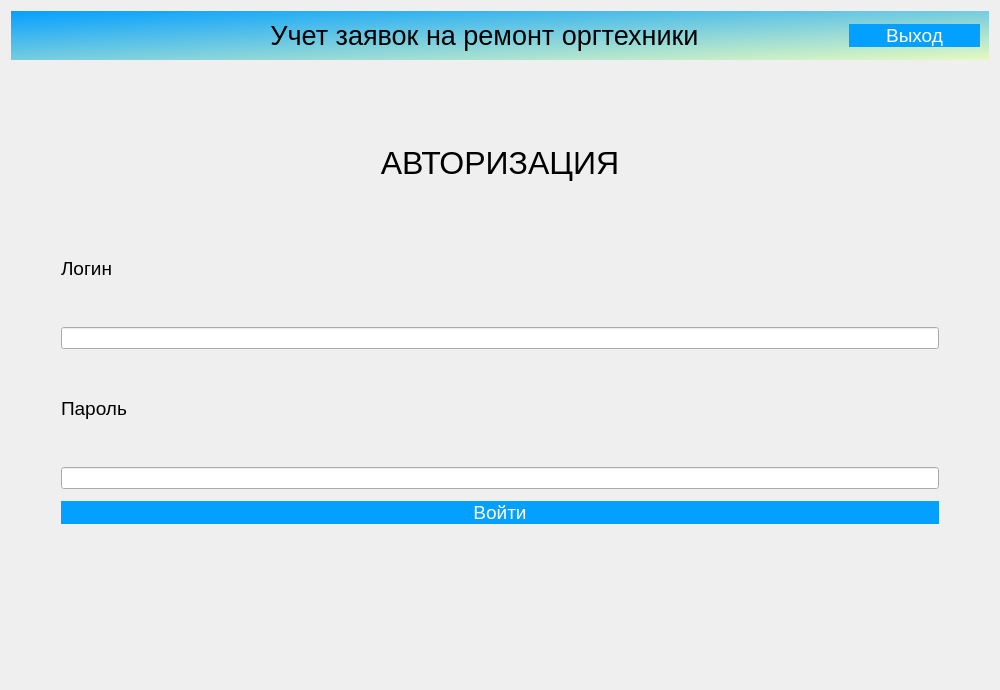
<?xml version="1.0" encoding="UTF-8"?>
<ui version="4.0">
 <class>Dialog</class>
 <widget class="QDialog" name="Dialog">
  <property name="geometry">
   <rect>
    <x>0</x>
    <y>0</y>
    <width>1000</width>
    <height>690</height>
   </rect>
  </property>
  <property name="minimumSize">
   <size>
    <width>1000</width>
    <height>600</height>
   </size>
  </property>
  <property name="windowTitle">
   <string>Учет заявок на ремонт оргтехники</string>
  </property>
  <property name="windowIcon">
   <iconset theme="accessories-dictionary">
    <selectedon>../../../../../logo.png</selectedon>
   </iconset>
  </property>
  <property name="toolTipDuration">
   <number>0</number>
  </property>
  <property name="styleSheet">
   <string notr="true">QPushButton {
background-color: rgb(4, 160, 255);
color: rgb(255, 255, 255);
border: 0px;
font: 14pt
}
QWidget
{font:  &quot;Comic Sans MS&quot;;
}
</string>
  </property>
  <property name="sizeGripEnabled">
   <bool>false</bool>
  </property>
  <layout class="QGridLayout" name="gridLayout">
   <item row="0" column="0">
    <widget class="QWidget" name="widget" native="true">
     <property name="styleSheet">
      <string notr="true">QWidget#widget{
background-color: qlineargradient(spread:pad, x1:0, y1:0, x2:1, y2:1, stop:0 rgba(4, 160, 255, 255), stop:1 rgba(231, 250, 191, 255));}

</string>
     </property>
     <layout class="QHBoxLayout" name="horizontalLayout">
      <property name="spacing">
       <number>150</number>
      </property>
      <item>
       <widget class="QLabel" name="label">
        <property name="maximumSize">
         <size>
          <width>100</width>
          <height>100</height>
         </size>
        </property>
        <property name="text">
         <string/>
        </property>
        <property name="textFormat">
         <enum>Qt::AutoText</enum>
        </property>
        <property name="pixmap">
         <pixmap>../media/logo.png</pixmap>
        </property>
        <property name="scaledContents">
         <bool>true</bool>
        </property>
       </widget>
      </item>
      <item>
       <widget class="QLabel" name="label_2">
        <property name="font">
         <font>
          <pointsize>20</pointsize>
          <weight>50</weight>
          <italic>false</italic>
          <bold>false</bold>
         </font>
        </property>
        <property name="text">
         <string>Учет заявок на ремонт оргтехники</string>
        </property>
        <property name="alignment">
         <set>Qt::AlignCenter</set>
        </property>
       </widget>
      </item>
      <item>
       <widget class="QPushButton" name="AvtorButton">
        <property name="font">
         <font>
          <pointsize>14</pointsize>
          <weight>50</weight>
          <italic>false</italic>
          <bold>false</bold>
         </font>
        </property>
        <property name="text">
         <string>Выход</string>
        </property>
       </widget>
      </item>
     </layout>
    </widget>
   </item>
   <item row="1" column="0">
    <layout class="QHBoxLayout" name="horizontalLayout_2">
     <item>
      <widget class="QStackedWidget" name="stackedWidget">
       <property name="layoutDirection">
        <enum>Qt::LeftToRight</enum>
       </property>
       <property name="autoFillBackground">
        <bool>false</bool>
       </property>
       <property name="styleSheet">
        <string notr="true"/>
       </property>
       <property name="currentIndex">
        <number>0</number>
       </property>
       <widget class="QWidget" name="Avtorisation">
        <property name="layoutDirection">
         <enum>Qt::LeftToRight</enum>
        </property>
        <layout class="QGridLayout" name="gridLayout_2">
         <property name="leftMargin">
          <number>50</number>
         </property>
         <property name="topMargin">
          <number>50</number>
         </property>
         <property name="rightMargin">
          <number>50</number>
         </property>
         <property name="bottomMargin">
          <number>50</number>
         </property>
         <item row="0" column="0">
          <layout class="QVBoxLayout" name="verticalLayout">
           <property name="spacing">
            <number>12</number>
           </property>
           <item>
            <widget class="QLabel" name="label_3">
             <property name="font">
              <font>
               <pointsize>24</pointsize>
               <weight>50</weight>
               <italic>false</italic>
               <bold>false</bold>
              </font>
             </property>
             <property name="text">
              <string>АВТОРИЗАЦИЯ</string>
             </property>
             <property name="scaledContents">
              <bool>false</bool>
             </property>
             <property name="alignment">
              <set>Qt::AlignCenter</set>
             </property>
            </widget>
           </item>
           <item>
            <widget class="QLabel" name="label_4">
             <property name="font">
              <font>
               <pointsize>14</pointsize>
               <weight>50</weight>
               <italic>false</italic>
               <bold>false</bold>
              </font>
             </property>
             <property name="layoutDirection">
              <enum>Qt::LeftToRight</enum>
             </property>
             <property name="autoFillBackground">
              <bool>false</bool>
             </property>
             <property name="text">
              <string>Логин</string>
             </property>
             <property name="alignment">
              <set>Qt::AlignLeading|Qt::AlignLeft|Qt::AlignVCenter</set>
             </property>
            </widget>
           </item>
           <item>
            <widget class="QLineEdit" name="LoginField"/>
           </item>
           <item>
            <widget class="QLabel" name="label_5">
             <property name="font">
              <font>
               <pointsize>14</pointsize>
               <weight>50</weight>
               <italic>false</italic>
               <bold>false</bold>
              </font>
             </property>
             <property name="text">
              <string>Пароль</string>
             </property>
             <property name="alignment">
              <set>Qt::AlignLeading|Qt::AlignLeft|Qt::AlignVCenter</set>
             </property>
            </widget>
           </item>
           <item>
            <widget class="QLineEdit" name="PasswordField"/>
           </item>
           <item>
            <widget class="QPushButton" name="SignInButton">
             <property name="font">
              <font>
               <pointsize>14</pointsize>
               <weight>50</weight>
               <italic>false</italic>
               <bold>false</bold>
              </font>
             </property>
             <property name="styleSheet">
              <string notr="true"/>
             </property>
             <property name="text">
              <string>Войти</string>
             </property>
            </widget>
           </item>
           <item>
            <widget class="QLabel" name="ErrorField">
             <property name="font">
              <font>
               <pointsize>14</pointsize>
               <weight>50</weight>
               <italic>false</italic>
               <bold>false</bold>
              </font>
             </property>
             <property name="styleSheet">
              <string notr="true">color: rgb(255, 0, 0);</string>
             </property>
             <property name="text">
              <string/>
             </property>
             <property name="alignment">
              <set>Qt::AlignCenter</set>
             </property>
            </widget>
           </item>
          </layout>
         </item>
        </layout>
       </widget>
       <widget class="QWidget" name="user">
        <layout class="QGridLayout" name="gridLayout_3">
         <item row="0" column="0">
          <layout class="QHBoxLayout" name="horizontalLayout_3">
           <item>
            <widget class="QTableWidget" name="tableMasteraZayavki">
             <property name="minimumSize">
              <size>
               <width>700</width>
               <height>0</height>
              </size>
             </property>
            </widget>
           </item>
           <item>
            <layout class="QVBoxLayout" name="verticalLayout_4">
             <item>
              <layout class="QVBoxLayout" name="verticalLayout_2">
               <item>
                <layout class="QVBoxLayout" name="verticalLayout_3">
                 <item>
                  <widget class="QLineEdit" name="lineEdit"/>
                 </item>
                 <item>
                  <widget class="QLineEdit" name="lineEdit_2"/>
                 </item>
                 <item>
                  <widget class="QLineEdit" name="lineEdit_3"/>
                 </item>
                 <item>
                  <widget class="QLineEdit" name="lineEdit_4"/>
                 </item>
                 <item>
                  <widget class="QLineEdit" name="lineEdit_5"/>
                 </item>
                 <item>
                  <widget class="QLineEdit" name="lineEdit_6"/>
                 </item>
                 <item>
                  <widget class="QLineEdit" name="lineEdit_7"/>
                 </item>
                 <item>
                  <widget class="QLineEdit" name="lineEdit_8"/>
                 </item>
                 <item>
                  <widget class="QLineEdit" name="lineEdit_9"/>
                 </item>
                 <item>
                  <widget class="QLineEdit" name="lineEdit_10"/>
                 </item>
                </layout>
               </item>
               <item>
                <widget class="QPushButton" name="edit_button">
                 <property name="text">
                  <string>редактировать</string>
                 </property>
                </widget>
               </item>
               <item>
                <widget class="QPushButton" name="delete_button">
                 <property name="text">
                  <string>удалить</string>
                 </property>
                </widget>
               </item>
               <item>
                <widget class="QPushButton" name="insert_button">
                 <property name="text">
                  <string>добавить</string>
                 </property>
                </widget>
               </item>
              </layout>
             </item>
            </layout>
           </item>
          </layout>
         </item>
        </layout>
       </widget>
      </widget>
     </item>
    </layout>
   </item>
  </layout>
 </widget>
 <resources/>
 <connections/>
</ui>
